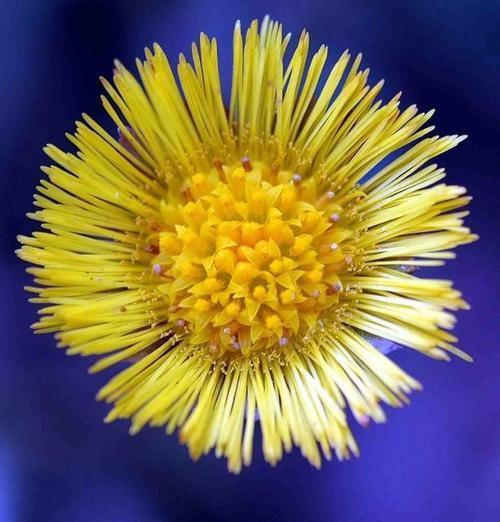
#> input picture Homework1-Eigenflowers/dataset/train/image_04044.jpg, 500 x 522 px; its folder holds only this picture in this run
$ jupyter execute --allow-errors Homework1_eigenflowers.ipynb
#> lines starting #> are read from the running program, lines starting #| are printed output that depends on the picture; long printed decimals are rounded
# Homework 1: Eigenflowers (PCA on Images)

This notebook walks through an **end-to-end PCA pipeline** on a non-face image dataset (e.g., **Oxford 102 Flowers**).
You will:
- Preprocess images (grayscale, resize, flatten)
- Build the data matrix `A` (pixels × samples)
- Compute PCA via **dual trick** (`L = AᵀA / M`) **or** via **thin SVD**
- Visualize the **mean image** and **top eigenimages** ("eigenflowers")
- Reconstruct images using the top-k components and evaluate error

> **For homework 1:** This notebook is commented and includes **TODO** markers.
> Please add your implementation where the **TODO** markers are, including code and Markdown cells.

## 0) Environment & Imports

We will use the standard scientific Python packages (`numpy`, `PIL`, `matplotlib`) along with `hashlib`.
Note that each student should have their own unique seed for repeatability.
Make sure your kernel uses Python ≥ 3.8.

[cell 1]
# Imports
import os
import numpy as np
import hashlib
from PIL import Image
import matplotlib.pyplot as plt

# Set a fixed random seed (given for each student) for reproducibility
# **TODO** set your own fixed token with the ***last 4 digits of your UB person number***
# Reproducibility via TOKEN
TOKEN = "1896"  # unique token per student
SEED = int(hashlib.sha256(TOKEN.encode()).hexdigest(), 16) % (10**6)
print("SEED:", SEED)

# Matplotlib defaults (no specific colors)
plt.rcParams["figure.figsize"] = (5, 4)
plt.rcParams["axes.grid"] = True

## 1) Point to your dataset

- Download and extract **Flowers dataset** (from the given image folder) locally.
- Set `DATA_DIR` to the folder containing the training images.
- Choose a target size (e.g., **64×64**) and an optional cap on images for quick experiments.

[cell 2]
# === YOUR INPUTS ===
DATA_DIR = "dataset/train"   # <-- TODO: set this to your local training data path
OUTPUT_SIZE = (64, 64)         # TODO: you can try (32, 32) for speed
MAX_IMAGES = 100               # TODO: set an int (e.g., 10) to cap for quick tests

## 2) Preprocessing helpers

We have small utilities for you to:
- Walk the dataset directory
- Convert to **grayscale**
- **Resize** to the same size
- **Flatten** to vectors and **normalize** to `[0,1]`
- Stack as columns into the data matrix **A** of shape `(pixels, M)`

[cell 3]
def load_and_preprocess(data_dir, size=(64, 64), max_images=None):
    '''
    Load images recursively from 'data_dir'.
    Convert to grayscale, resize to 'size', flatten, normalize to [0,1].
    Returns:
      A: np.ndarray shape (pixels, M)  -- data matrix (columns are images)
      paths: list[str]                 -- list of file paths used (length M)
    '''
#> called with data_dir = 'dataset/train', size = (64, 64), max_images = 100
    vectors = []
    paths = []
    for root, _, files in os.walk(data_dir):
        for fn in files:
            if fn.lower().endswith(('.jpg', '.jpeg', '.png', '.bmp', '.tif', '.tiff')):
                path = os.path.join(root, fn)
                try:
                    img = Image.open(path).convert('L').resize(size)  # grayscale + resize
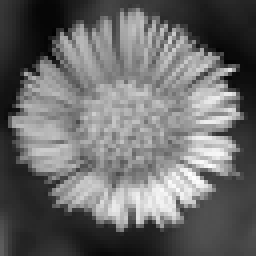
#> img: PIL image 64x64 L (shown 4 times larger); min 1, max 255, mean 105.8
                    vec = np.asarray(img, dtype=np.float32).flatten() / 255.0
#> vec = 4096 values, max 1 at index 2864, min 0.00392 at index 525, mean 0.415
                    vectors.append(vec)
                    paths.append(path)
                    if max_images is not None and len(vectors) >= max_images:
                        break
                except Exception as e:
                    print(f"[warn] Skipping {path}: {e}")
        if max_images is not None and len(vectors) >= max_images:
            break

    if not vectors:
        raise RuntimeError("No images found. Check your DATA_DIR and file extensions.")

    A = np.column_stack(vectors)  # shape: (pixels, M)
#> A has the same summary as vec
    return A, paths

# Quick test on function signature (no execution yet).
print("Helper 'load_and_preprocess' defined.")

## 3) Load & preprocess images

You may want to use only a small number of images and make them small (32x32) while coding and debugging

[cell 4]
# TODO: Uncomment to run when DATA_DIR is set correctly.
A, paths = load_and_preprocess(DATA_DIR, size=OUTPUT_SIZE, max_images=MAX_IMAGES)
#> A has the same summary as vec in load_and_preprocess; paths = ['dataset/train/image_04044.jpg']
print("A.shape (pixels x M):", A.shape)
#| A.shape (pixels x M): (4096, 1)
print("Example paths (first 3):", paths[:3])
#| Example paths (first 3): ['dataset/train/image_04044.jpg']

## 4) TODO: Mean image & centering

PCA expects **mean-centered** data.
- Compute the **mean image** across columns of `A`
- Subtract it from each column to get `A_centered`

[cell 5]
# TODO: Compute the mean image and obtain `A_centered` from the `A` built in the cell above
# Then plot your mean image to ensure it looks like a flower... somewhat...


# Mean image & centering
# A is (pixels × M): each column is one flattened, normalized image.

mean_image = A.mean(axis=1, keepdims=True)     # (pixels, 1)
#> mean_image has the same summary as vec in load_and_preprocess
A_centered = A - mean_image                    # subtract the mean from every column
#> A_centered = 4096 values from 0 to 0

# quick sanity checks
print(f"mean_image shape: {mean_image.shape}")
#| mean_image shape: (4096, 1)
print(f"A_centered shape: {A_centered.shape}")
#| A_centered shape: (4096, 1)

col_means_sample = np.mean(A_centered, axis=1)[:5]
#> col_means_sample = [0, 0, 0, 0, 0]
print("first 5 dims of column means:", np.round(col_means_sample, 6))
#| first 5 dims of column means: [0. 0. 0. 0. 0.]

# visualize the mean image
plt.imshow(mean_image.reshape(OUTPUT_SIZE[1], OUTPUT_SIZE[0]), cmap="gray")
plt.title("Mean flower image")
plt.axis("off")
plt.show()
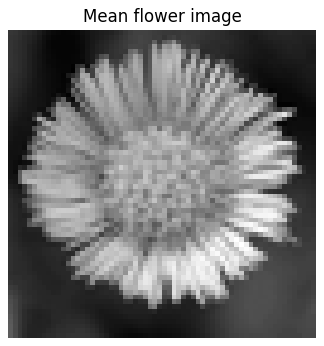
#> figure drawn by matplotlib, 1 panel

## 5) TODO: Implement PCA (Method 1): Thin SVD

Compute SVD of `A_centered` directly:
You can use the `SVD` function from the `linalg` library in numpy
> $A_{\text{centered}} = U \Sigma V^\top$

- Covariance eigenvalues: $\lambda_i = \frac{1}{M}\sigma_i^2$
- Eigenimages (eigenvectors) are the columns of $U$

> **This metod is often numerically preferred as it is more stable**

[cell 6]
def pca_svd(A_centered, num_components=None):
    '''
    PCA via thin SVD.
    Returns:
      U_k: eigenimages (pixels x k), orthonormal columns
      eigvals_k: covariance eigenvalues (length k), sorted desc
    '''
    # Thin SVD:
    U, S, Vt = np.linalg.svd(A_centered, full_matrices=False)

    # Covariance eigenvalues:
    M = A_centered.shape[1]
    eigvals = (S**2) / M

    # Keeping top-k
    if num_components is not None:
        U = U[:, :num_components]
        eigvals = eigvals[:num_components]

    return U, eigvals

print("Helper 'pca_svd' defined.")

[cell 7]
U1, eigvals1 = pca_svd(A_centered, num_components=None)
#> in pca_svd, `U, S, Vt = np.linalg.svd(A_centered, full_matrices=False)`: U = 4096 values, max 1 at index 0, min 0 at index 1, mean 0.000244; S = [0]; Vt = [1]
#> in pca_svd, `eigvals = (S**2) / M`: eigvals = [0]
#> U1 has the same summary as U in pca_svd; eigvals1 = [0]
print("U1.shape:", U1.shape)
#| U1.shape: (4096, 1)
print("eigvals1.shape:", eigvals1.shape)
#| eigvals1.shape: (1,)
print("eigvals1 nonneg? min=", eigvals1.min())
#| eigvals1 nonneg? min= 0.0
print("orthonormal? ||U^T U - I||_F =", np.linalg.norm(U1.T @ U1 - np.eye(U1.shape[1])))
#| orthonormal? ||U^T U - I||_F = 0.0

## 6) TODO: PCA (Method 2a): Dual trick

Compute eigenpairs of the small **sample–sample** $L$ matrix given $A_{\text{centered}}$:

$L = \frac{1}{M} A^\top A \in \mathcal{R}^{M \times M}$,

- Solve $L v_i = \lambda_i v_i$; You can use the prebuilt linear algebra $\texttt{eigvals, V = np.linalg.eigh}$ function call
- This will return the eigen values and vectors in $\textbf{ascending}$ order; you want to reverse this order
- Now map this back into the feature space: $u_i = A_{\text{centered}}\; v_i$
- Normalize each $u_i$ to unit length

[cell 8]
def pca_dual(A_centered, num_components=None):
    '''
    PCA via dual trick: eigendecompose L = (A^T A)/M, then map back to feature space.
    Returns:
      U: eigenimages as columns (pixels x k), unit-norm
      eigvals: covariance eigenvalues (length k), sorted desc
    '''
    # 1) small sample matrix
    M = A_centered.shape[1]
    L = (A_centered.T @ A_centered) / M            # (M x M), symmetric

    # Step 2: eigendecompose L (gives ascending eigenvalues), then flip to get descending order
    eigvals, V = np.linalg.eigh(L)
    idx = np.argsort(eigvals)[::-1]
    eigvals = eigvals[idx]
    V = V[:, idx]

    # 3) keeping top-k
    if num_components is not None:
        V = V[:, :num_components]
        eigvals = eigvals[:num_components]

    # 4) map to pixel space
    U = A_centered @ V
    U /= (np.linalg.norm(U, axis=0, keepdims=True) + 1e-12)

    return U, eigvals

print("Helper 'pca_dual' defined.")

[cell 9]
U2, eigvals2 = pca_dual(A_centered, num_components=None)
#> in pca_dual, `eigvals, V = np.linalg.eigh(L)`: V = [1]
#> in pca_dual, `idx = np.argsort(eigvals)[::-1]`: idx = [0]
#> in pca_dual, `U = A_centered @ V`: U = 4096 values from 0 to 0
#> U2 = 4096 values from 0 to 0; eigvals2 = [0]
print("U2.shape:", U2.shape)
#| U2.shape: (4096, 1)
print("eigvals2.shape:", eigvals2.shape)
#| eigvals2.shape: (1,)

# Compare with SVD results
print("eigvals close? ", np.allclose(eigvals2, eigvals1, rtol=1e-4, atol=1e-7))
#| eigvals close?  True

# Cosine similarity of first few eigenimages
k_check = min(10, U1.shape[1], U2.shape[1])
cos = np.abs(np.sum(U1[:, :k_check] * U2[:, :k_check], axis=0))
#> cos = [0]
print("cosine similarity (first k):", np.round(cos, 4))
#| cosine similarity (first k): [0.]

## 7) TODO: PCA (Method 2b): Dual trick + Eigendecomposition using the Power Method

Again we want to compute eigenpairs of the $L$ matrix, but this time we will use the **power method**:

- We again want to solve $L v_i = \lambda_i v_i$
- We will implement our own version of the power method
>   We will write 2 auxilliary functions to aid with this
- Like before, the power method will return the eigen values and vectors, but in descending order
- Now map this back into the feature space: $u_i = A_{\text{centered}}\; v_i$
- Normalize each $u_i$ to unit length

### Aux 1) TODO: The Power Method for the most dominant eigenpair (single)
$\textbf{GOAL:}$ Approximate the dominant eigenvalue $\lambda_{\max}$ and corresponding eigenvector $v_{\max}$ of a matrix $L \in \mathbb{R}^{m \times m}$.

PSEUDOCODE FOR POWER METHOD:
1. Create a random vector $x_0$ of length $\texttt{L.shape[0]}$
   - Normalize the vector via $\frac{x_0}{\|x_0\|}$
   - Set $\lambda_0 = 0.0$ <br>

2. For $k = 1, 2, \dots, \texttt{num\_iter}$
    - Multiply: $y_k = L x_{k-1}$
    - Normalize: $x_k = \tfrac{y_k}{\|y_k\|}$
    - Rayleigh quotient: $\lambda_k = x_k^\top L x_k$
    - if $|\lambda_k - \lambda_{k-1}| \le \epsilon$; BREAK

3. Output $(\lambda_k, x_k)$ as approximation of the dominant eigenpair.

$\textbf{Note:}$ these are all matrix multiplications - use the operator "@"

[cell 10]
def power_method_sym(L, num_iters=200, tol=1e-12, x0=None):
    '''
    power_method_sym takes a symmetric matrix L, the number of iterations and a tolerance value.
    Returns:
      lam: the dominant eigenvalue of L
      x:  the corresponding unit-norm eigenvector
    '''
    n = L.shape[0]
    # init vector
    if x0 is None:
        rng = np.random.default_rng(12345)
        x = rng.normal(size=n).astype(float)
    else:
        x = np.array(x0, dtype=float, copy=True)
    # normalize
    x /= (np.linalg.norm(x) + 1e-12)

    lam_prev = 0.0
    for _ in range(num_iters):
        y = L @ x
        ny = np.linalg.norm(y)
        if ny < 1e-14:                 # zero vector case
            break
        x = y / ny
        lam = float(x @ (L @ x))       # Rayleigh quotient
        if abs(lam - lam_prev) <= tol * max(1.0, abs(lam_prev)):
            break
        lam_prev = lam

    # final values
    lam = float(x @ (L @ x))
    x  = x / (np.linalg.norm(x) + 1e-12)
    return lam, x

[cell 11]
M = A_centered.shape[1]
L = (A_centered.T @ A_centered) / M
#> L = [0]

lam_pm, v_pm = power_method_sym(L, num_iters=1000, tol=1e-10)
#> the loop in power_method_sym, `for _ in range(num_iters):` made 1 pass
#> (y, ny) on pass 1: ([0], 0)
#> in power_method_sym, `lam = float(x @ (L @ x))`: lam = 0
#> lam_pm = 0; v_pm = [-1]

evals, V = np.linalg.eigh(L)
#> evals = [0]; V = [1]
lam_true = evals[-1]
#> lam_true = 0
cos = abs(np.dot(v_pm, V[:, -1]))
#> cos = 1

print("power λ:", lam_pm, "| true λ:", lam_true)
#| power λ: 0.0 | true λ: 0.0
print("cosine |v_pm, v_true|:", cos)
#| cosine |v_pm, v_true|: 1

### Aux 2) TODO: The Power Method to compute the top-k eigenpairs of L (symmetrical)

$k = \min(k, m)$; where $m$ is $\texttt{L.shape[0]}$

For $i = 1, 2, \dots, k$
   - call $\lambda_k, v_k =$ power_method_sym$(L)$
   - next perform a $\textbf{rank-1 deflation}$ of $L$:
      - set $L \leftarrow L - \lambda_k v_k v_k^\top$
      - repeat the power method on deflations of $L$ to get the remaining eigenpairs in a descending order of $\lambda$'s

[cell 12]
def power_method_sym_allk(L, k=None, num_iters=200, tol=1e-8, sort_by_abs=True):
    """
    Compute the top-k eigenpairs of a symmetric matrix L using power iteration with deflation.
    """
    Lw = L.astype(float).copy()   # work on a copy
    m = Lw.shape[0]
    k = m if k is None else min(k, m)

    lambdas, vecs = [], []
    rng = np.random.default_rng(12345)

    for _ in range(k):
        # dominant pair on current deflated matrix
        x0 = rng.normal(size=m)
        lam, v = power_method_sym(Lw, num_iters=num_iters, tol=tol, x0=x0)

        # re-orthogonalize to previous vectors
        for u in vecs:
            v -= (u @ v) * u
        v /= (np.linalg.norm(v) + 1e-12)
        lam = float(v @ (Lw @ v))  # refresh

        lambdas.append(lam)
        vecs.append(v)

        # remove the found component
        Lw -= lam * np.outer(v, v)

    lambdas = np.array(lambdas)
    V = np.stack(vecs, axis=1) if vecs else np.zeros((m, 0))

    # sort largest to smallest
    order = np.argsort(np.abs(lambdas) if sort_by_abs else lambdas)[::-1]
    return lambdas[order], V[:, order]

[cell 13]
M = A_centered.shape[1]
L = (A_centered.T @ A_centered) / M

k = min(10, M)
lam_k, V_k = power_method_sym_allk(L, k=k, num_iters=600, tol=1e-10)
#> in power_method_sym_allk, `Lw = L.astype(float).copy()`: Lw = [0]
#> the loop in power_method_sym_allk, `for _ in range(k):` made 1 pass
#> (v, Lw) on pass 1: ([-1], [0])
#> after the loop in power_method_sym_allk, `for _ in range(k):`: vecs = [[-1]]
#> in power_method_sym_allk, `V = np.stack(vecs, axis=1) if vecs else np.zeros((m, 0))`: V = [-1]
#> in power_method_sym_allk, `order = np.argsort(np.abs(lambdas) if sort_by_abs else lambdas)[::-1]`: order = [0]
#> lam_k = [0]; V_k = [-1]

# compare against numpy eigh
evals_full, V_full = np.linalg.eigh(L)
#> evals_full = [0]; V_full = [1]
evals_true = evals_full[::-1][:k]
#> evals_true = [0]
V_true = V_full[:, ::-1][:, :k]
#> V_true = [1]

print("lambda (power)  :", np.round(lam_k[:5], 6))
#| lambda (power)  : [0.]
print("lambda (np.eigh):", np.round(evals_true[:5], 6))
#| lambda (np.eigh): [0.]

# cosine similarity per eigenvector
cos = np.abs(np.sum(V_k * V_true, axis=0))
#> cos = [1]
print("cosine |v_power, v_true| (first k):", np.round(cos, 4))
#| cosine |v_power, v_true| (first k): [1.]

### TODO: Now implement pca_dualpower

Use the the same signature as the other PCA calls; use your auxilliary methods and have the same return values

[cell 14]
def pca_dualpower(A_centered, num_components=None):
    '''
    PCA via dual trick: using your own handwritten Power Method
    Returns:
      U: eigenimages as columns (pixels x k), unit-norm
      eigvals: covariance eigenvalues (length k), sorted desc
    '''
    M = A_centered.shape[1]
    # sample matrix (symmetric)
    L = (A_centered.T @ A_centered) / M

    # how many components?
    k = M if num_components is None else min(num_components, M)

    # get top-k eigenpairs via power iteration + deflation
    eigvals, V = power_method_sym_allk(L, k=k, num_iters=600, tol=1e-10, sort_by_abs=True)

    # map back to pixel space and normalize columns
    U = A_centered @ V
    U /= (np.linalg.norm(U, axis=0, keepdims=True) + 1e-12)

    return U, eigvals

print("Helper 'pca_dualpower' defined.")

[cell 15]
U3, eigvals3 = pca_dualpower(A_centered, num_components=None)
#> in pca_dualpower, `L = (A_centered.T @ A_centered) / M`: L = [0]
#> the loop in power_method_sym_allk (call 2), `for _ in range(k):` made 1 pass
#> in pca_dualpower, `eigvals, V = power_method_sym_allk(L, k=k, num_iters=600, tol=1e-10, s..`: V = [-1]
#> in pca_dualpower, `U = A_centered @ V`: U = 4096 values from 0 to 0
#> U3 = 4096 values from 0 to 0; eigvals3 = [0]
print("U3.shape:", U3.shape, "| eigvals3.shape:", eigvals3.shape)
#| U3.shape: (4096, 1) | eigvals3.shape: (1,)

# compare eigenvalues vs dual/eigh or SVD
print("eigvals match SVD? ",
      np.allclose(eigvals3[:min(len(eigvals3), len(eigvals1))],
                  eigvals1[:min(len(eigvals3), len(eigvals1))],
                  rtol=1e-4, atol=1e-7))
#| eigvals match SVD?  True

# cosine similarity of first few eigenimages
k_check = min(10, U1.shape[1], U3.shape[1])
cos = np.abs(np.sum(U1[:, :k_check] * U3[:, :k_check], axis=0))
#> cos = [0]
print("cosine(U_svd, U_power) first k:", np.round(cos, 4))
#| cosine(U_svd, U_power) first k: [0.]

### 8) TODO: Compute your eigenflowers using each of the 3 PCA methods (1:thin SVD, 2:dual method, 3:dual with power method)

[cell 16]
# TODO: Uncomment and run after you have defined the processes above
U1, eigvals1 = pca_svd(A_centered, num_components=None)
print("U1.shape (pixels x k):", U1.shape)
#| U1.shape (pixels x k): (4096, 1)
print("eigvals1.shape:", eigvals1.shape)
#| eigvals1.shape: (1,)

U2, eigvals2 = pca_dual(A_centered, num_components=None)
print("U2.shape (pixels x k):", U2.shape)
#| U2.shape (pixels x k): (4096, 1)
print("eigvals2.shape:", eigvals2.shape)
#| eigvals2.shape: (1,)

U3, eigvals3 = pca_dualpower(A_centered, num_components=None)
print("U3.shape (pixels x k):", U3.shape)
#| U3.shape (pixels x k): (4096, 1)
print("eigvals3.shape:", eigvals3.shape)
#| eigvals3.shape: (1,)

## 9) Visualize the top eigenflowers

[cell 17]
def show_eigenimages(U, size, k=6, title_prefix="Eigenimage"):
    k = min(k, U.shape[1])
    if k <= 0:
        print("[warn] No eigenimages to display.")
        return
    fig, axes = plt.subplots(1, k, figsize=(2.2*k, 2.8))
    if k == 1:
        axes = [axes]
    for i in range(k):
        axes[i].imshow(U[:, i].reshape(size[::-1]), cmap="gray")
        axes[i].set_title(f"{title_prefix} {i+1}")
        axes[i].axis("off")
    plt.tight_layout()
    plt.show()

# Run after U1, U2, U3 are available
show_eigenimages(U3, OUTPUT_SIZE, k=6, title_prefix="Eigenflower")
#> in show_eigenimages, `plt.show()`:
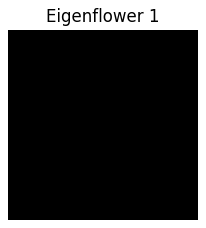
#> figure drawn by matplotlib, 1 panel

## 10) TODO: Reconstruction with top-k components

Pick one image, project onto top-k eigenimages, and reconstruct.
Display your reconstructions
Observe how reconstruction improves as k increases.

**Reconstruction with top-k components**

Here I pick one image and reconstruct it using the first k eigenflowers.
As k increases, the reconstruction gets sharper and closer to the original, and the mean-squared error decreases.
The error curve shows that most of the structure is captured in the first few components.

[cell 18]
# 10) Reconstruction with top-k components

def reconstruct_with_k(U, mean_image, x_centered, k):
    '''
    Reconstruct a single image vector from its centered form using top-k columns of U.
    '''
    k = min(k, U.shape[1])
    Uk = U[:, :k]
    coeffs = Uk.T @ x_centered        # (k,)
    recon_x = mean_image.squeeze() + Uk @ coeffs
    return recon_x


U_basis = U3                 # or U1 (SVD) / U2 (dual)
#> U_basis = 4096 values from 0 to 0
RUN_MODE = "train"           # "train" or "test"

requested_j = 11
ks = [5, 10, 15, 20, 25, 30]

# Select data according to RUN_MODE
if RUN_MODE == "train":
    M_train = A.shape[1]
    if M_train == 0:
        raise ValueError("A has 0 images. Load data first.")
    j = min(requested_j, M_train - 1)
    orig = A[:, j].ravel()
#> orig has the same summary as vec in load_and_preprocess
    x    = A_centered[:, j].ravel()
#> x = 4096 values from 0 to 0

elif RUN_MODE == "test":
    try:
        B, _ = load_and_preprocess(TEST_DIR, size=OUTPUT_SIZE, max_images=MAX_IMAGES)
    except NameError as e:
        raise NameError("TEST_DIR is not defined. Set TEST_DIR earlier in the notebook.") from e
    if B.shape[1] == 0:
        raise ValueError("No test images loaded from TEST_DIR.")
    B_centered = B - mean_image[:, None]
    j = min(requested_j, B.shape[1] - 1)
    orig = B[:, j].ravel()
    x    = B_centered[:, j].ravel()
else:
    raise ValueError("RUN_MODE must be 'train' or 'test'.")


max_k = U_basis.shape[1]
ks = sorted(set(min(k, max_k) for k in ks))

# Reconstructions & MSEs
recons_x = []
mses = []
for k in ks:
    r = reconstruct_with_k(U_basis, mean_image, x, k)
    recons_x.append(r)
    mses.append(float(np.mean((orig - r)**2)))
#> this loop made 1 pass
#> after the loop, mses = [0]; recons_x = 1 item

# Plot original + reconstructions
cols = len(ks) + 1
plt.figure(figsize=(2.2*cols, 2.8))
ax = plt.subplot(1, cols, 1)
ax.imshow(orig.reshape(OUTPUT_SIZE[::-1]), cmap="gray")
ax.set_title(f"Original ({RUN_MODE})")
ax.axis("off")
for i, (kval, r, mse) in enumerate(zip(ks, recons_x, mses), start=2):
    ax = plt.subplot(1, cols, i)
    ax.imshow(r.reshape(OUTPUT_SIZE[::-1]), cmap="gray")
    ax.set_title(f"k={kval}\nMSE={mse:.4f}")
    ax.axis("off")
#> this loop made 1 pass
#> (i, kval, mse) on pass 1: (2, 1, 0)
plt.tight_layout()
plt.show()
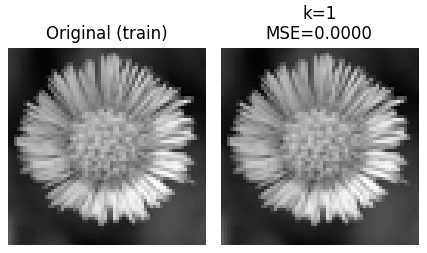
#> figure drawn by matplotlib, 2 panels

# Error curve
plt.figure(figsize=(5,3))
plt.plot(ks, mses, marker="o")
plt.xlabel("Number of components (k)")
plt.ylabel("Reconstruction MSE")
plt.title(f"Reconstruction error vs k ({RUN_MODE.upper()})")
plt.grid(True, alpha=0.3)
plt.tight_layout()
plt.show()
#> (the rest of the program and of its run is left out)
